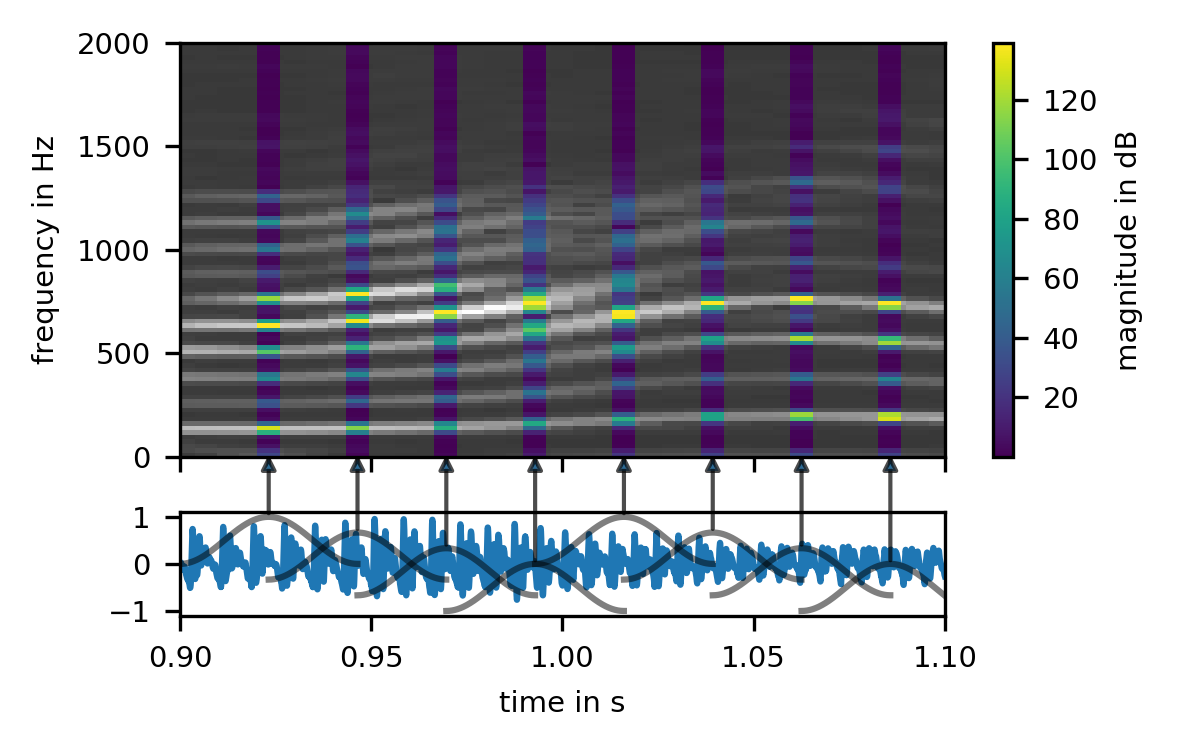

This figure's Python source:
import matplotlib
from matplotlib import pyplot
import numpy
import soundfile
import signals
import scipy.signal

matplotlib.rcParams['font.size'] = 7

blocksize = 2048
hopsize = 256

fig, (ax1, ax2) = pyplot.subplots(nrows=2, sharex=True, figsize=[4, 2.5],
                                  gridspec_kw=dict(height_ratios=[4, 1]))

signal, samplerate = soundfile.read("Mann_short.wav")
spectrogram = signals.Spectrogram(signal, samplerate,
                                  blocksize=blocksize, hopsize=hopsize,
                                  window=scipy.signal.hann(blocksize))

# just to get the colorbar right:
im = ax1.imshow(
    numpy.abs(spectrogram).T,
    origin='lower', aspect='auto',
    extent=[blocksize/samplerate/2-hopsize/samplerate/2,
            len(spectrogram)*hopsize/samplerate+blocksize/samplerate/2,
            0, samplerate/2])

# the same, but in greyscale:
ax1.imshow(
    numpy.abs(spectrogram).T,
    origin='lower', aspect='auto',
    extent=[blocksize/samplerate/2-hopsize/samplerate/2,
            len(spectrogram)*hopsize/samplerate+blocksize/samplerate/2,
            0, samplerate/2],
    cmap='gray', vmin=-40)

# highlight selected specra in color:
times = numpy.arange(len(spectrogram))*hopsize/samplerate+blocksize/samplerate/2
for idx in range(len(spectrogram)):
    if times[idx] > 0.9 and times[idx] < 1.1 and idx % 4 == 3:
        ax1.imshow(
            numpy.abs(spectrogram[idx][:, None]),
            origin='lower', aspect='auto',
            extent=[times[idx]-hopsize/samplerate/2, times[idx]+hopsize/samplerate-hopsize/samplerate/2,
                    0, samplerate/2])

fig.colorbar(im, ax=ax1, label='magnitude in dB')
ax1.set(ylim=[0, 2000], ylabel='frequency in Hz')

ax2.plot(numpy.linspace(0, spectrogram.duration, len(signal)), signal)
ax2.set(xlabel='time in s', xlim=[0.9, 1.1], ylim=[-1.1, 1.1])
for idx, xoffset in enumerate(numpy.arange(0.9, 1.08, blocksize/samplerate/2)):
    yoffset = (idx % 4) / 3
    ax2.plot(numpy.arange(blocksize)/samplerate+xoffset, scipy.signal.hann(blocksize)-yoffset, color='black', alpha=0.5)

fig.tight_layout()
pos1 = ax1.get_position().bounds; pos2 = ax2.get_position().bounds
ax2.set_position([pos2[0], pos2[1], pos1[2], pos2[3]])

# do this after tight_layout, to keep axes from moving:
for idx, xoffset in enumerate(numpy.arange(0.9, 1.08, blocksize/samplerate/2)):
    yoffset = (idx % 4) / 3
    ax2.annotate('',
                 (xoffset+blocksize/samplerate/2, -yoffset+0.9),
                 (xoffset+blocksize/samplerate/2, 2.5),
                 arrowprops=dict(arrowstyle='<|-', alpha=0.7), annotation_clip=False)

fig.savefig(__file__[:-3] + '.png', dpi=300)
